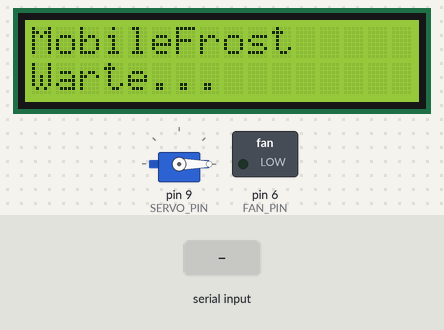
Simulated run of this sketch. Board: Arduino Uno, built with avr-gcc and run on an emulated ATmega328P. Shown: servo, 16×2 character LCD, switched loads named in the sketch (green lamp = pin HIGH). The inputs (shaded band) are chosen by the test bench.

Above: at 1.2 s.
1.3 s: "F:255\n" received over Serial
At 1.8 s:
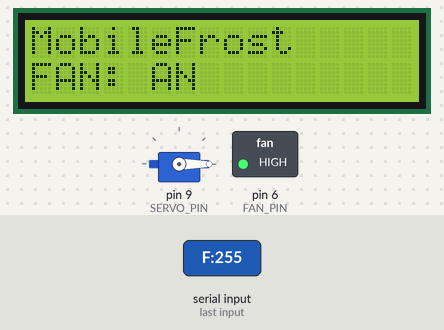
2.8 s: "T:\n" received over Serial
At 4.0 s:
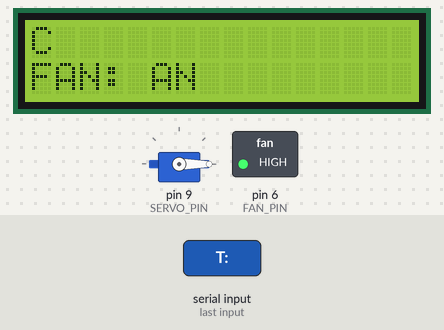
4.3 s: "F:\n" received over Serial
At 5.2 s:
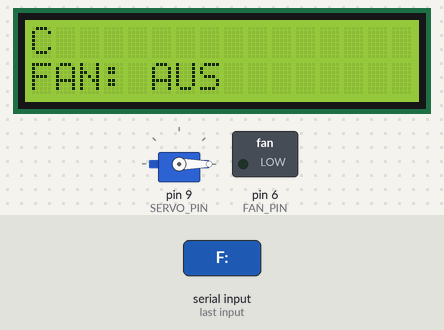
5.8 s: "T:;45\n" received over Serial
At 6.5 s:
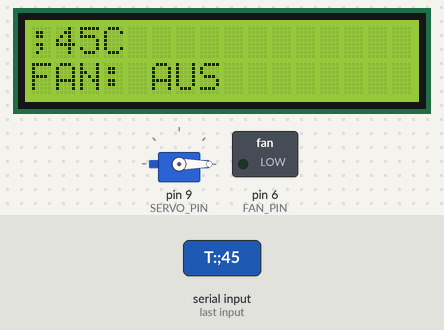
7.3 s: "F:90\n" received over Serial
At 8.5 s:
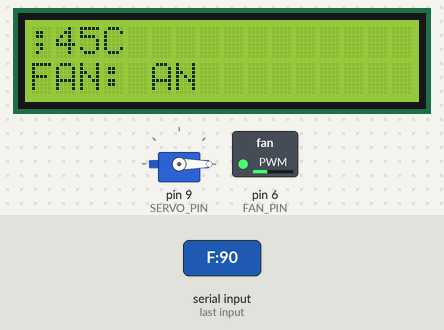
8.8 s: "S:90\n" received over Serial
At 9.8 s:
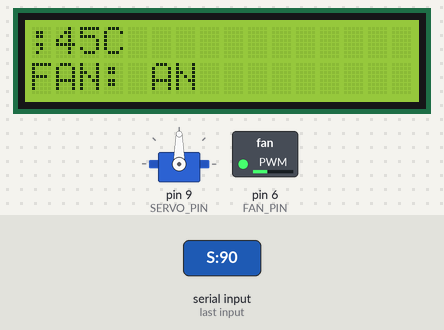
Timing chart, 0 to 11.3 s (numbered marks = the images above; inputs shaded):
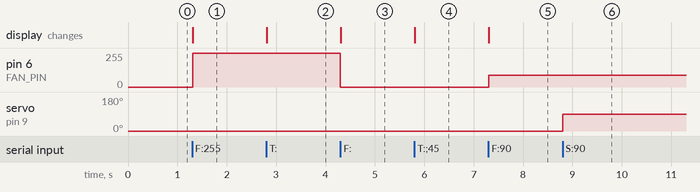

Measured:
- after the input at 1.3 s, pin 6 (FAN_PIN): 0/255 → 255/255 at once; the display: changes at once (image 1)
- after the input at 2.8 s, the display: changes at once (image 2)
- after the input at 4.3 s, pin 6 (FAN_PIN): 255/255 → 0/255 at once; the display: changes at once (image 3)
- after the input at 5.8 s, the display: changes at once (image 4)
- after the input at 7.3 s, pin 6 (FAN_PIN): 0/255 → 90/255 at once; the display: changes at once (image 5)
- after the input at 8.8 s, servo on pin 9 (SERVO_PIN): 0° → 90° at once

The sketch:

sketch_fanANDled.ino
```cpp
#include <LiquidCrystal.h>
#include <Servo.h>  // Neue Servo-Bibliothek

// LCD Verkabelung: RS(12), EN(11), D4(5), D5(4), D6(3), D7(2)
LiquidCrystal lcd(12, 11, 5, 4, 3, 2);

const int FAN_PIN = 6;
const int SERVO_PIN = 9;

Servo klappenServo; // Erstellt das Servo-Objekt

void setup() {
  Serial.begin(9600);
  pinMode(FAN_PIN, OUTPUT);

  // Servo an Pin 9 binden und Startposition (0 Grad = zu) setzen
  klappenServo.attach(SERVO_PIN);
  klappenServo.write(0);

  lcd.begin(16, 2);
  lcd.setCursor(0, 0);
  lcd.print("MobileFrost");
  lcd.setCursor(0, 1);
  lcd.print("Warte...");
}

void loop() {
  if (Serial.available() > 0) {
    String command = Serial.readStringUntil('\n');
    command.trim();

    // BEFEHL 1: Temperaturen (z.B. "D:21.7;22.4;23.9")
    if (command.startsWith("D:")) {
      int separatorIndex = command.indexOf(';');
      int secondSeparatorIndex = command.indexOf(';', separatorIndex + 1);
      if (separatorIndex > 2 && secondSeparatorIndex > separatorIndex) {
        String tempLeft = command.substring(2, separatorIndex);
        String tempRight = command.substring(separatorIndex + 1, secondSeparatorIndex);
        String tempLuis = command.substring(secondSeparatorIndex + 1);

        lcd.setCursor(0, 0);
        lcd.print("        ");
        lcd.setCursor(0, 0);
        lcd.print(tempLeft.substring(0, 4) + "C");

        lcd.setCursor(8, 0);
        lcd.print("        ");
        lcd.setCursor(11, 0);
        lcd.print(tempRight.substring(0, 4) + "C");

        lcd.setCursor(8, 1);
        lcd.print("        ");
        lcd.setCursor(11, 1);
        lcd.print(tempLuis.substring(0, 4) + "C");
      }
    }
    else if (command.startsWith("T:")) {
      String tempVal = command.substring(2);
      lcd.setCursor(0, 0);
      lcd.print("                ");
      lcd.setCursor(0, 0);
      lcd.print(tempVal.substring(0, 4) + "C");
    }

    // BEFEHL 2: Lüfter (z.B. "F:255")
    else if (command.startsWith("F:")) {
      String pwmVal = command.substring(2);
      int speed = pwmVal.toInt();
      if (speed < 0) speed = 0;
      if (speed > 255) speed = 255;

      analogWrite(FAN_PIN, speed);

      lcd.setCursor(0, 1);
      if (speed == 0) {
        lcd.print("FAN: AUS");
      } else {
        lcd.print("FAN: AN ");
      }
    }

    // BEFEHL 3: Servo / Klappe (z.B. "S:90")
    else if (command.startsWith("S:")) {
      String winkelVal = command.substring(2);
      int winkel = winkelVal.toInt();

      if (winkel < 0) winkel = 0;
      if (winkel > 180) winkel = 180;

      klappenServo.write(winkel); // Bewegt den Motor
    }
  }
}
```
